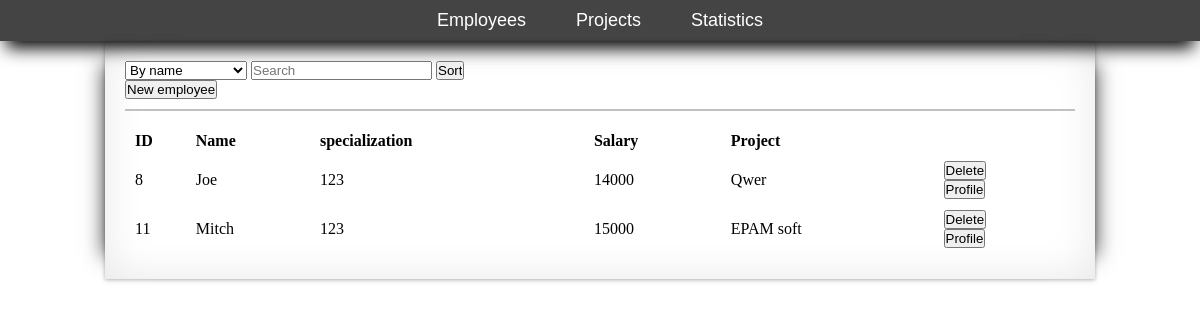
Page /employees on the earlier database version.
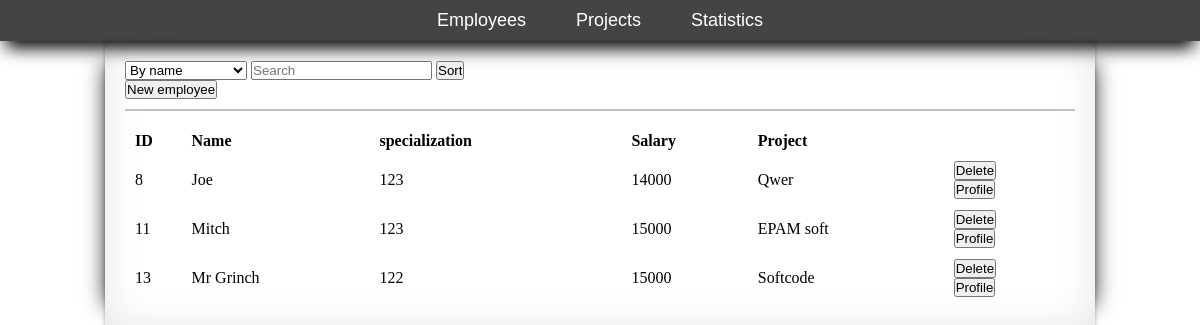
Same page on the later database version.
### tables this page shows
CREATE TABLE employees_table (id	INTEGER PRIMARY KEY AUTOINCREMENT, name	TEXT, specialization	TEXT, salary	INTEGER, bonus	INTEGER, project	TEXT);

### main.py (the view)
@app.route('/employees', methods=["POST", "GET"])
def employees():
    con = sqlite3.connect('Service/base.db')
    cur = con.cursor()
    data = cur.execute('Select * from employees_table').fetchall()
    if request.method == "POST":
        data = cur.execute(sort_by_db.sort_employees(request.form)).fetchall()
    logger.info(f'Show employees')
    return render_template('employees.html', data=data)

### templates/employees.html (shortened to what this page needs)
{% extends 'base.html' %}
{% block body %}
<div class="sort_by">
<form action="/employees" method = "post">
    <select name="sort_type">
  <option value="name">By name</option>
</select>
    <input type="text"  name = "search" placeholder="Search">
    <input type="submit" value="Sort">
</form>
</div>
<div class="to_create">
<form action="/create_employee" >
    <input type="submit" value="New employee" />
</form>
</div>
<hr>
<table>
    <thead>
    <tr>
        <th>ID</th>
        <th>Name</th>
        <th>specialization</th>
        <th>Salary</th>
        <th>Project</th>
    </tr>
    </thead>
    <tbody>
    {% for row in data%}
        <tr>
                <td>{{row[0]}}</td>
                <td>{{row[1]}}</td>
                <td>{{row[2]}}</td>
                <td>{{row[3]}}</td>
                <td>{{row[5]}}</td>
                <td>
                    <form action="/delete_employee" method="post">
                    <input type="submit" value="Delete" id={{row[0]}}>
                    </form>
                    <form action="/profile_employee/{{row[0]}}" method="post">
                    <input type="submit" value="Profile" id={{row[0]}}>
                    </form>
                </td>
        </tr>
    {% endfor %}
    </tbody>
</table>
{%endblock%}

Differences in the rows shown:
added employees_table: id "13", name "Mr Grinch", specialization "122", salary "15000", project "Softcode"
